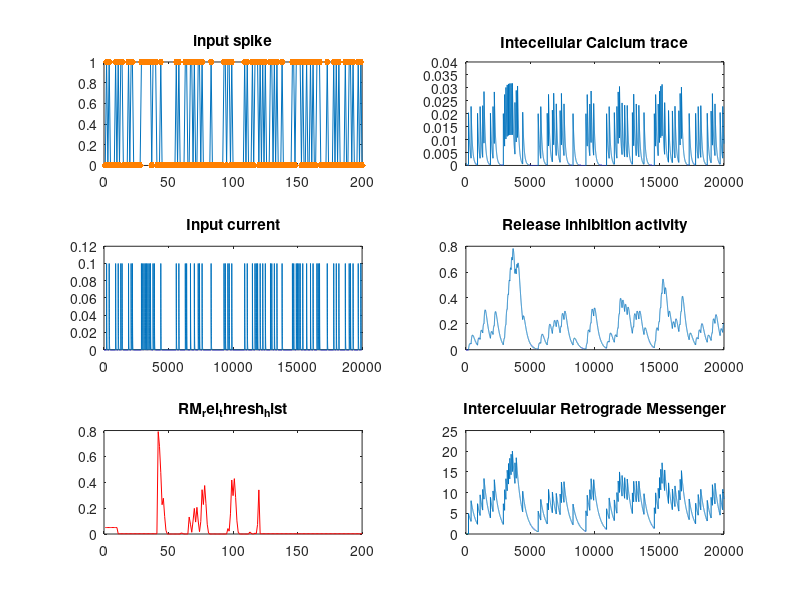
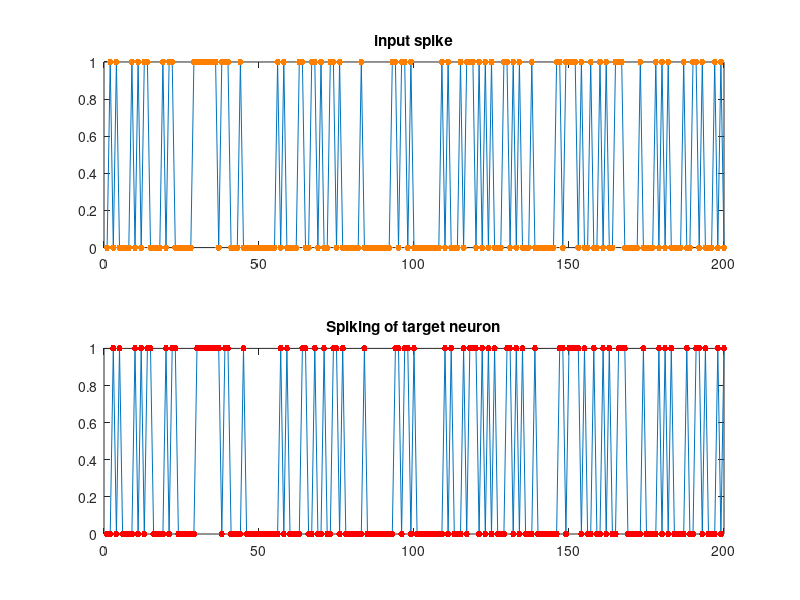

Reproduce these figures in MATLAB, in order.

%%%% Matlab code for spiking neural network in the paper
%%%'The dependence of neuronal encoding efficiency on Hebbian plasticity 
%%% and homeostatic regulation of neurotransmitter release'
%%% Faghihi etal., front. in cellular neuroscience 2015
%%% Writen by Faramarz Faghihi


close all
clear all
clc

%%%%%%%%%% Probabilistic spike train generation %%%%%%%%%%

number_timebins = 200;
n = number_timebins;
firing_prob = 0.35;
p = firing_prob;
I1 = zeros(1,n);

for i1 = 1:n
    ran1 = rand (1,n);
    I1 = ran1 <= p;
end

spike = zeros(1,100*n);

for j = 1:n
    spike(j*100) = I1(1,j);
end


%-----------------------------------------------------------------------

x=0.1;y=1;xx=0.001;z=1;yy=0.001;ZZ=0.001;ZZZ=0.001;xxx=0.001;xxxx=0.0001;
sigma = 1000 ; alpha = 1000000 ; beta = 0.001 ;
ta_I = 10;ta_ca = 100;ta_RM1=100;ta_release = 10;ta_RM=1;

I_to_PostSyn = zeros(1,100); I_to_PostSyn_hist = zeros(1,n*100);

ca = zeros(1,100); Ca_hist = zeros(1,n*100);
RM1=zeros(1,100); RM_hist= zeros(1,n*100);
Relase_act=zeros(1,100);Relase_act_hist= zeros(1,n*100);

SI=zeros(1,n);Sca=zeros(1,n);

Release_binary = 1; Rel_act = zeros(1,100); RM_rel_thresh = 0.002;alpha = 0.0001;
RM_tot=zeros(1,100);
nn=200;
S=zeros(1,100);
%
n=200;
AAA = zeros(1,100);
RM_rel_thresh_hist=zeros(1,200)+0.002;

RM_rel_thresh_hist(1,1:10)=0.05;

%-------------------------------------------------------------------------

%%%%%%%%% Integrate Fire model%%%%%%%%%%

tau = 0.0154;                                   % Decay rate of membrane potential in IF model based on physiological data
Dt = 0.01;                                          % Integration step
V_reset = -40.2;                                       % Reset potential
V_resting = -84;                                       % Resting potential
V_thres = -25.8;                                           % Thereshold potential
%%%%%%%%%%%%%%%%%
VNum_SN1 = -84*ones(1,n);
VLN1 = -84*ones(1,n);

spikeNum_SN_list1 = zeros(1,n);
spikeSN1 = zeros(1,200);
%%%%%%%%%%%%%
VNum_SN2 = -84*ones(1,n);
VLN2 = -84*ones(1,n);

spikeNum_SN_list2 = zeros(1,n);
spikeSN2 = zeros(1,200);

%--------------------------------------------------------------------------

post_spike=1;

for i=2:200
    
    RM_rel_thresh;
    %%%%%%%%%%%%%%
    RM_rel_thresh_hist(1,1)=0.05;
    if i>40 & i< 120
        p2 = RM_rel_thresh;
        I2 = zeros(1,200);
        
        for i2 = 1:200
            ran2 = rand (1,200);
            I2 = ran2 <= p2;
        end
        pos = randi(length(I2));
        Release_binary= I2(pos);
        if Release_binary==0
            x=i;
        end
    else (Release_binary==1)
    end
    
    %-----------------------------------------------------------------
    
    RM1=zeros(1,100);
    I_to_PostSyn = zeros(1,100);
    I_to_PostSyn(1,1)=0.000001;ca(1,1)=xx;A=y;B=z;
    
    %%%%%%%% current in one time bin %%%%%%%%%%%%%%%%%%%%%%%%%%%%%%%%
    
    mu1=0.1;
    for j=1:100
        
        if j==1
            
            I_to_PostSyn (1,j+1) = I_to_PostSyn(1,j) - (I_to_PostSyn (1,j)/ta_I)+ Release_binary*spike(1,A)*mu1;
            
        else
            I_to_PostSyn (1,j+1) = I_to_PostSyn(1,j) - (I_to_PostSyn (1,j)/ta_I);
        end
        
    end
    
    x=I_to_PostSyn(1,100);
    S(i)=100000000*sum(x);
    I_to_PostSyn_hist(1,A:A+100) = I_to_PostSyn;
    y=100*i;
    SI=40*sum(I_to_PostSyn);
    
    
    %%%%%%%%  Calcium one second %%%%%%%%%%%%%%%
    
    ca(1,1)=xx;
    B=z;
    mu2=0.02;
    for j=1:100
        
        if j==1
            
            ca (1,j+1) = ca(1,j) - (ca (1,j)/ta_ca)+ spike(1,B)*mu2;
            
        else
            ca(1,j+1) = ca(1,j) - (ca (1,j)/ta_ca);
        end
        
    end
    
    xx=ca(1,100);
    Ca_hist(1,B:B+100) = ca;
    z=100*i;
    Sca(1,i)=sum(Ca_hist(1,B:B+100));
    
    %%%%%%%%%%%% RM production one second %%%%%%%%%%%%%%
    
    RM=SI*SI/(1+SI*SI);
    RM_tot=RM;
    
    mu3=5;
    %%%%%%%%%%% RM dynamics one second %%%%%%%%%%%%%
    RM1(1,1)=xxx;
    ta_RM1=400;
    for j=1:100
        
        if j==1
            RM1(1,j+1) =mu3*RM_tot+ RM1(1,j) - (RM1(1,j)/ta_RM1) ;
        end
        
        if j>1
            RM1(1,j+1) = RM1(1,j) - (RM1(1,j)/ta_RM1) ;
            
        end
        
        
    end
    RM2=0.5*RM1;
    RM_hist(1,A:A+100) = abs(RM1);
    xxx=RM1(1,100);
    
    ZZZ=RM1(1,100);
    
    
    %%%%%%%%%% Release Inhibition activity one second %%%%%%%%%%
    
    ta_release = 250;
    Relase_act(1,1)=xxxx;
    mu4=0.02;
    for ii=1:100
        
        Relase_act(1,ii+1) = Relase_act(1,ii) - (Relase_act(1,ii)/ta_release)+mu4*RM2(1,ii)*ca(1,ii);
        
        xxxx=Relase_act(1,100);
    end
    
    Relase_act_hist(1,A:A+100) = abs(Relase_act);
    
    Rel_act(1,i)= Relase_act(1,100); %%%%%%%%%%%%%%%%%%%%%%%%%%%%%
    
    yy = Relase_act(1,100);
    
    %%%%%%%%%%%%% Updating release inhibition threhold %%%%%%%%%%%%%%%
    
    
    alpha = 1-exp(-0.1/yy);
    
    RM_rel_thresh = 1-exp(-alpha/yy);%%%%%%%%%%%%%%%%%%%%%%%
    if i>40 & i< 120
        RM_rel_thresh_hist(1,i+1)=1-RM_rel_thresh;
    end
    
    %-------------------------------------------------------------------------
    
    spikeSN2(1,1)=1;
    
    if (i>1 )
        
        VNum_SN1(1,i) = VNum_SN1(1,i - 1)+Dt*(1/tau*(V_resting - VNum_SN1(1,i - 1))) +S(i);
        
        if  VNum_SN1(1,i) > V_thres
            
            spikeNum_SN_list1(1,i) = 1;
            VNum_SN1(1,i) = V_reset;
            
        end%if VPN1
        
        spikeSN1 = spikeNum_SN_list1;
        
    end%
    
end
%
subplot(3,2,1)

plot(I1,'MarkerFaceColor',[1 0 0],'MarkerEdgeColor',[1 0.5 0],'MarkerSize',15,...
    'Marker','.');
title('input spike')

%

subplot(3,2,3)
plot(I_to_PostSyn_hist)
title('Input current')
% %

subplot(3,2,5)
plot(RM_rel_thresh_hist,'Color',[1 0 0])
title('RM_rel_thresh_hist')


%


subplot(3,2,2)
plot(Ca_hist)
title('Intecellular Calcium trace')



% % % % % %
subplot(3,2,4)
plot(Relase_act_hist)
title('Release inhibition activity')
%

subplot(3,2,6)
plot(RM_hist)
title('Interceluular Retrograde Messenger')
%
figure
subplot(2,1,1)

plot(I1,'MarkerFaceColor',[1 0 0],'MarkerEdgeColor',[1 0.5 0],'MarkerSize',15,...
    'Marker','.');
title('input spike')
%

subplot(2,1,2)

S = sum(spikeSN1)/100;
plot(spikeSN1,'MarkerFaceColor',[1 0 0],'MarkerEdgeColor',[1 0 0],'MarkerSize',15,...
    'Marker','.');
title('Spiking of target neuron')

%
